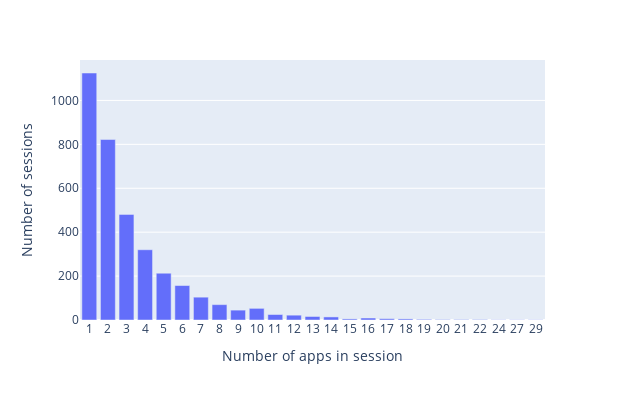

The notebook cell this image was saved under:
### Code cell
fig = px.bar(x=session_lengths_293.index.values, y = session_lengths_293.values,width=625,height=400)
fig.update_layout(
    xaxis_title="Number of apps in session",
    yaxis_title="Number of sessions")
fig.update_xaxes(type='category')

### Figure 1 — Plotly figure (JSON) as saved in the notebook; plotly's stock layout.template omitted (floating-point values rounded to 4 significant figures)
{"data": [{"alignmentgroup": "True", "hovertemplate": "x=%{x}<br>y=%{y}<extra></extra>", "legendgroup": "", "marker": {"color": "#636efa", "pattern": {"shape": ""}}, "name": "", "offsetgroup": "", "orientation": "v", "showlegend": false, "textposition": "auto", "type": "bar", "x": [1, 2, 3, 4, 5, 6, 7, 8, 9, 10, 11, 12, 13, 14, 15, 16, 17, 18, 19, 20, 21, 22, 24, 27, 29], "xaxis": "x", "y": [1125, 822, 481, 320, 213, 157, 104, 70, 45, 53, 25, 22, 16, 14, 5, 9, 6, 5, 3, 2, 2, 2, 1, 1, 1], "yaxis": "y"}], "layout": {"barmode": "relative", "height": 400, "legend": {"tracegroupgap": 0}, "margin": {"t": 60}, "width": 625, "xaxis": {"anchor": "y", "domain": [0, 1], "title": {"text": "Number of apps in session"}, "type": "category"}, "yaxis": {"anchor": "x", "domain": [0, 1], "title": {"text": "Number of sessions"}}}}
